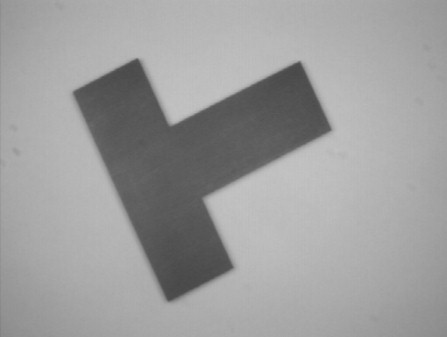
//> input picture Codigos DIP/High-Pass_Filter/High-Pass_Filter/img_formaT.jpg, 447 x 337 px
$ ./high_pass_filter   (built with g++ and OpenCV 4)
//> lines starting //> are read from the running program, lines starting //| are printed output that depends on the picture
#include "opencv2/imgproc/imgproc.hpp"
#include "opencv2/highgui/highgui.hpp"
#include <stdlib.h>
#include <stdio.h>
#include "opencv2/opencv.hpp"
#include < opencv/highgui.h >


void cvShiftDFT(CvArr * src_arr, CvArr * dst_arr );

void main(){

	//Declaracion de variables a usarse
	IplImage *imgIn;			// imagen de entrada
	IplImage *imgGray;			// imagen de entrada en en escala de grises
	IplImage *img_Re,*img_Im;	// resultado img real e imaginario de la tranformada de fourier
	IplImage *img_ReInv, *img_Mascara, *img_Mascara1;		// pasar la img parte real a 8 bits
	IplImage *img_Re2,*img_Im2, *img_Re3,*img_Im3,*img_Re4,*img_Im4;		// pasar la img parte real a 8 bits
	IplImage *mascaraRuido;
	IplImage *fft,*fft2;				// almacena la transformada de fourier

	double m, M;
	float r, freq;

	CvPoint centro;
	int i,j,bandaIzqA,bandaIzqB,bandaDerA,bandaDerB;


	CvMat* kernel=0;

	imgIn=cvLoadImage("img_formaT.jpg", 1);		//carga la imagen de entrada
//> imgIn is the input picture: 337 rows x 447 cols, CV_8UC3; min 71, max 195, mean 157.2
	imgGray=cvCreateImage(cvGetSize(imgIn),IPL_DEPTH_8U,1);
	cvCvtColor(imgIn,imgGray,CV_BGR2GRAY);  //convierte la img de entrada a img escala de grises

	//visualiza la img original en escala de grises
	cvNamedWindow("Imagen",1);
	cvShowImage("Imagen",imgGray);
	cvWaitKey(0);

	img_Re= cvCreateImage(cvGetSize(imgGray), IPL_DEPTH_64F, 1); //Crea la img_RE para la parte real con profundidad de 64, 1 canal.
	img_Im= cvCreateImage(cvGetSize(imgGray), IPL_DEPTH_64F, 1);//Crea la img_Im para la parte imaginaria con profundidad de 64, 1 canal.
	fft= cvCreateImage(cvGetSize(imgGray), IPL_DEPTH_64F, 2); //Crea una Img para la union de las partes real e imaginaria de la Transf. de Fourier, profundidad de 64, 2 canales.

	fft2= cvCreateImage(cvGetSize(imgGray), IPL_DEPTH_64F, 2); //Crea una Img para la union de las partes real e imaginaria de la Transf. de Fourier, profundidad de 64, 2 canales.
	img_ReInv= cvCreateImage(cvGetSize(imgGray), IPL_DEPTH_8U, 1); //Creamos una img_Re2 para la parte real con profundidad de 8, 1 canal.
	img_Mascara= cvCreateImage(cvGetSize(imgGray), IPL_DEPTH_8U, 1); //Creamos una img_Re2 para la parte real con profundidad de 8, 1 canal.

	img_Re2= cvCreateImage(cvGetSize(imgGray), IPL_DEPTH_64F, 1); //Creamos una img_Re2 para la parte real con profundidad de 8, 1 canal.
	img_Im2= cvCreateImage(cvGetSize(imgGray), IPL_DEPTH_64F, 1);//Crea la img_Im para la parte imaginaria con profundidad de 64, 1 canal.


	img_Re3= cvCreateImage(cvGetSize(imgGray), IPL_DEPTH_64F, 1); //Crea la img_RE para la parte real con profundidad de 64, 1 canal.
	img_Im3= cvCreateImage(cvGetSize(imgGray), IPL_DEPTH_64F, 1);//Crea la img_Im para la parte imaginaria con profundidad de 64, 1 canal.

	img_Re4= cvCreateImage(cvGetSize(imgGray), IPL_DEPTH_64F, 1); //Crea la img_RE para la parte real con profundidad de 64, 1 canal.
	img_Im4= cvCreateImage(cvGetSize(imgGray), IPL_DEPTH_64F, 1);//Crea la img_Im para la parte imaginaria con profundidad de 64, 1 canal.


	/*Cambia las caracteristicas de la imgGray de 8 bits/pixel a img_Re de 64 bits/pixel de profundidad*/
	cvScale(imgGray,img_Re,1.0,0.0);

	/*Setea todos los valores a 0 de la imagen imaginaria*/
	cvSetZero(img_Im);

	/*Combina las imagenes para juntar la parte real a la parte imaginaria*/
	cvMerge(img_Re,img_Im, 0, 0,fft);

	/*Aplica Fourier a la imagen que contiene las parte real y la imaginaria*/
	cvDFT(fft,fft,CV_DXT_FORWARD,0);

	/*Separa la parte real y la parte imaginaria de la imagen tranformada de Fourier*/
	cvSplit( fft,img_Re,img_Im, 0, 0 );
	cvSplit( fft,img_Re2,img_Im2, 0, 0 );
	cvSplit( fft,img_Re3,img_Im3, 0, 0 );

	//Aplica la ecuacion para generar la imagen magnitud --> magnitud=sqrt(img_Re*img_Re + img_Im*img_Im)
	cvPow( img_Re2, img_Re2, 2); //img_Re^2
	cvPow( img_Im2, img_Im2, 2);//img_Im^2
	cvAdd( img_Re2, img_Im2, img_Re2);// abs_ifft = iimg_Re + iimg_Im
	cvPow( img_Re2, img_Re2, 0.5); //sqrt(abs_ifft)

	//Hacemos remapeo logaritmico para mejorar la visualizacion de los coeficientes de Fourier
	cvLog(img_Re2,img_Re2); // logaritmo de la imagen img_Re
	cvPow(img_Re2,img_Re2,2);  //img_Re^2

	//Reorganizamos los cuadrantes de la imagen de Fourier tal que el origen este en el centro de la imagen (matrices dst & src de igual tamano & tipo)
	cvShiftDFT( img_Re2, img_Re2 );
//> in cvShiftDFT, `CvSize size = cvGetSize(src_arr);`: size = Size(447, 337)
//> in cvShiftDFT, `tmp = cvCreateMat(size.height/2, size.width/2, cvGetElemType(src_arr));`: tmp: 168 rows x 223 cols, CV_64FC1; every value is 0
//> in cvShiftDFT, `cx = size.width/2;`: cx = 223
//> in cvShiftDFT, `cy = size.height/2;`: cy = 168
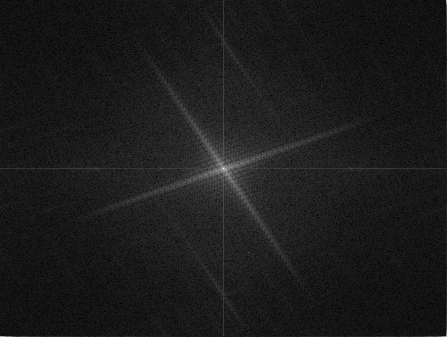
//> img_Re2: 337 rows x 447 cols, CV_64FC1; min 0.00792, max 288.3, mean 31.2; drawn with min black and max white
	cvMinMaxLoc( img_Re2, &m, &M, NULL, NULL, NULL );
//> m = 0.00792; M = 288.3

	//Regresamos la caracteristica original a la imagen dandole 8 como profundidad.
	cvScale(img_Re2,img_Mascara ,323/(M-m),323*(-m)/(M-m));

	//Se muestra la magnitud
	cvShowImage("Magnitud", img_Mascara);cvWaitKey(0);


	//FILTRO PASO ALTO
	for(i = 0; i < img_Re->height; i++){
		for(j = 0; j < img_Re->width; j++){
			if(((uchar*)img_Re->imageData)[i*img_Re->widthStep+j]>65){  // Se establece una frecuencia de corte , y menores a ellas es eliminado
				//Modificando las frecuencias tanto en real como imaginaria
				cvSet2D(img_Re3,i,j,cvScalar(0,0,0,0));
				cvSet2D(img_Im3,i,j,cvScalar(0,0,0,0));
				//((uchar*)img_Re3->imageData)[i*img_Re3->widthStep+j]=0;
				//((uchar*)img_Im3->imageData)[i*img_Im3->widthStep+j]=0;
			}
		}
	}


	/*Combina las imagenes para juntar la parte real a la parte imaginaria*/
	cvMerge(img_Re3,img_Im3, 0, 0,fft2);

	/*Aplica La Transformada Inversa de Fourier a la imagen que contiene las parte real y la imaginaria*/
	cvDFT(fft2,fft2,CV_DXT_INV_SCALE,0);

	/*Separa la parte real y la parte imaginaria de la imagen tranformada de Inversa de Fourier*/
	cvSplit( fft2,img_Re4,img_Im4, 0, 0 );
	cvSplit( fft2,img_Re2,img_Im2, 0, 0 );

	//Regresamos la caracteristica original a la imagen dandole 8 como profundidad.
	cvScale(img_Re4,img_ReInv,1.0,0.0);

	//Se muestra la imagen filtrada
	cvShowImage("Imagen filtrada", img_ReInv);cvWaitKey(0);


	//Aplica la ecuacion para generar la imagen magnitud --> magnitud=sqrt(img_Re*img_Re + img_Im*img_Im)
	cvPow( img_Re2, img_Re2, 2); //img_Re^2
	cvPow( img_Im2, img_Im2, 2);//img_Im^2
	cvAdd( img_Re2, img_Im2, img_Re2);// abs_ifft = iimg_Re + iimg_Im
	cvPow( img_Re2, img_Re2, 0.5); //sqrt(abs_ifft)

	//Hacemos remapeo logaritmico para mejorar la visualizacion de los coeficientes de Fourier
	cvLog(img_Re2,img_Re2); // logaritmo de la imagen img_Re
	cvPow(img_Re2,img_Re2,2);  //img_Re^2

	//Reorganizamos los cuadrantes de la imagen de Fourier tal que el origen este en el centro de la imagen (matrices dst & src de igual tamano & tipo)
	cvShiftDFT( img_Re2, img_Re2 );
//> in cvShiftDFT (call 2), `q1 = cvGetSubRect( src_arr, &q1stub, cvRect(0,0,cx, cy) );`:
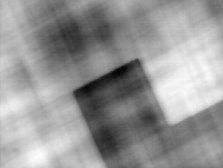
//> q1: 168 rows x 223 cols, CV_64FC1; min 22.41, max 27.45, mean 25.4; drawn with min black and max white
//> in cvShiftDFT (call 2), `q2 = cvGetSubRect( src_arr, &q2stub, cvRect(cx,0,cx,cy) );`:
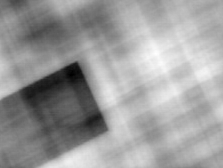
//> q2: 168 rows x 223 cols, CV_64FC1; min 22.53, max 27.69, mean 25.7; drawn with min black and max white
//> in cvShiftDFT (call 2), `q3 = cvGetSubRect( src_arr, &q3stub, cvRect(cx,cy,cx,cy) );`:
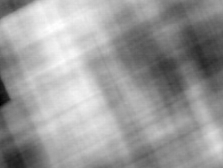
//> q3: 168 rows x 223 cols, CV_64FC1; min 22.98, max 27.8, mean 25.9; drawn with min black and max white
//> in cvShiftDFT (call 2), `q4 = cvGetSubRect( src_arr, &q4stub, cvRect(0,cy,cx,cy) );`:
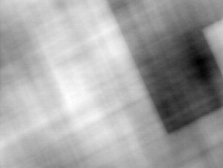
//> q4: 168 rows x 223 cols, CV_64FC1; min 20.84, max 27.63, mean 25.2; drawn with min black and max white
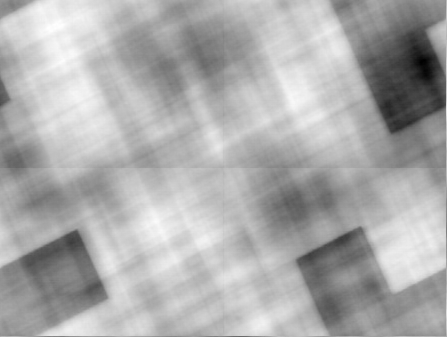
//> img_Re2: 337 rows x 447 cols, CV_64FC1; min 20.84, max 27.8, mean 25.6; drawn with min black and max white
	cvMinMaxLoc( img_Re2, &m, &M, NULL, NULL, NULL );
//> m = 20.84; M = 27.8

	//Regresamos la caracteristica original a la imagen dandole 8 como profundidad.
	cvScale(img_Re2,img_Mascara ,323/(M-m),323*(-m)/(M-m));
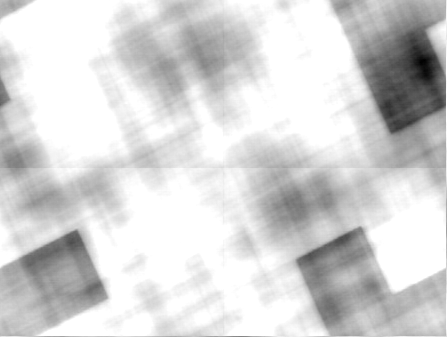
//> img_Mascara: 337 rows x 447 cols, CV_8UC1; min 0, max 255, mean 213.2

	//Se muestra la magnitud
	cvShowImage("Magnitud_CON FLITRO", img_Mascara);cvWaitKey(0);


}

void cvShiftDFT(CvArr * src_arr, CvArr * dst_arr )
{
    CvMat * tmp;
    CvMat q1stub, q2stub;
    CvMat q3stub, q4stub;
    CvMat d1stub, d2stub;
    CvMat d3stub, d4stub;
    CvMat * q1, * q2, * q3, * q4;
    CvMat * d1, * d2, * d3, * d4;

    CvSize size = cvGetSize(src_arr);
    CvSize dst_size = cvGetSize(dst_arr);
    int cx, cy;

    if(dst_size.width != size.width ||
       dst_size.height != size.height){
        cvError( CV_StsUnmatchedSizes, "cvShiftDFT", "Source and Destination arrays must have equal sizes", __FILE__, __LINE__ );
    }

	tmp = cvCreateMat(size.height/2, size.width/2, cvGetElemType(src_arr));
    if(src_arr==dst_arr){
        tmp = cvCreateMat(size.height/2, size.width/2, cvGetElemType(src_arr));
    }

    cx = size.width/2;
    cy = size.height/2; // image center

    q1 = cvGetSubRect( src_arr, &q1stub, cvRect(0,0,cx, cy) );
    q2 = cvGetSubRect( src_arr, &q2stub, cvRect(cx,0,cx,cy) );
    q3 = cvGetSubRect( src_arr, &q3stub, cvRect(cx,cy,cx,cy) );
    q4 = cvGetSubRect( src_arr, &q4stub, cvRect(0,cy,cx,cy) );
    d1 = cvGetSubRect( src_arr, &d1stub, cvRect(0,0,cx,cy) );
    d2 = cvGetSubRect( src_arr, &d2stub, cvRect(cx,0,cx,cy) );
    d3 = cvGetSubRect( src_arr, &d3stub, cvRect(cx,cy,cx,cy) );
    d4 = cvGetSubRect( src_arr, &d4stub, cvRect(0,cy,cx,cy) );

    if(src_arr!=dst_arr){
        if( !CV_ARE_TYPES_EQ( q1, d1 )){
            cvError( CV_StsUnmatchedFormats, "cvShiftDFT", "Source and Destination arrays must have the same format", __FILE__, __LINE__ );
        }
        cvCopy(q3, d1, 0);
        cvCopy(q4, d2, 0);
        cvCopy(q1, d3, 0);
        cvCopy(q2, d4, 0);
    }
    else{
        cvCopy(q3, tmp, 0);
        cvCopy(q1, q3, 0);
        cvCopy(tmp, q1, 0);
        cvCopy(q4, tmp, 0);
        cvCopy(q2, q4, 0);
        cvCopy(tmp, q2, 0);
    }
}
